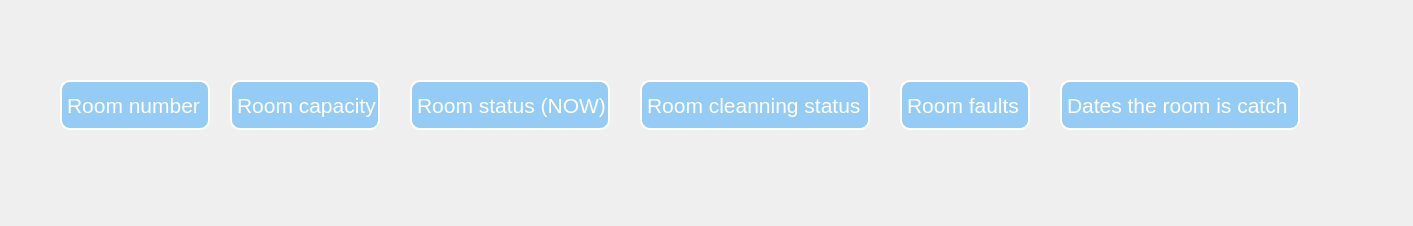
<?xml version="1.0" encoding="UTF-8"?>
<ui version="4.0">
 <class>Form</class>
 <widget class="QWidget" name="Form">
  <property name="geometry">
   <rect>
    <x>0</x>
    <y>0</y>
    <width>1413</width>
    <height>226</height>
   </rect>
  </property>
  <property name="windowTitle">
   <string>Form</string>
  </property>
  <widget class="QFrame" name="frame_titles">
   <property name="enabled">
    <bool>true</bool>
   </property>
   <property name="geometry">
    <rect>
     <x>50</x>
     <y>70</y>
     <width>1290</width>
     <height>80</height>
    </rect>
   </property>
   <property name="sizePolicy">
    <sizepolicy hsizetype="Fixed" vsizetype="Fixed">
     <horstretch>0</horstretch>
     <verstretch>0</verstretch>
    </sizepolicy>
   </property>
   <property name="styleSheet">
    <string notr="true">border:rgb(0, 0, 0);</string>
   </property>
   <property name="frameShape">
    <enum>QFrame::StyledPanel</enum>
   </property>
   <property name="frameShadow">
    <enum>QFrame::Raised</enum>
   </property>
   <widget class="QLabel" name="number_title">
    <property name="geometry">
     <rect>
      <x>10</x>
      <y>10</y>
      <width>150</width>
      <height>50</height>
     </rect>
    </property>
    <property name="styleSheet">
     <string notr="true">border-radius:15px;
font-size:21px;
background-color:rgba(13, 153, 255,0.4);
color: rgb(255, 255, 255);

border:2px solid  rgb(255, 255, 255);
border-radius:10px;</string>
    </property>
    <property name="text">
     <string>Room number</string>
    </property>
   </widget>
   <widget class="QLabel" name="capacity_title">
    <property name="geometry">
     <rect>
      <x>180</x>
      <y>10</y>
      <width>150</width>
      <height>50</height>
     </rect>
    </property>
    <property name="styleSheet">
     <string notr="true">border-radius:15px;
font-size:21px;
background-color:rgba(13, 153, 255,0.4);
color: rgb(255, 255, 255);

border:2px solid  rgb(255, 255, 255);
border-radius:10px;</string>
    </property>
    <property name="text">
     <string>Room capacity</string>
    </property>
   </widget>
   <widget class="QLabel" name="now_status_title">
    <property name="geometry">
     <rect>
      <x>360</x>
      <y>10</y>
      <width>200</width>
      <height>50</height>
     </rect>
    </property>
    <property name="styleSheet">
     <string notr="true">border-radius:15px;
font-size:21px;
background-color:rgba(13, 153, 255,0.4);
color: rgb(255, 255, 255);

border:2px solid  rgb(255, 255, 255);
border-radius:10px;</string>
    </property>
    <property name="text">
     <string>Room status (NOW)</string>
    </property>
   </widget>
   <widget class="QLabel" name="cleanning_status_title">
    <property name="geometry">
     <rect>
      <x>590</x>
      <y>10</y>
      <width>230</width>
      <height>50</height>
     </rect>
    </property>
    <property name="styleSheet">
     <string notr="true">border-radius:15px;
font-size:21px;
background-color:rgba(13, 153, 255,0.4);
color: rgb(255, 255, 255);

border:2px solid  rgb(255, 255, 255);
border-radius:10px;</string>
    </property>
    <property name="text">
     <string>Room cleanning status</string>
    </property>
   </widget>
   <widget class="QLabel" name="faults_title">
    <property name="geometry">
     <rect>
      <x>850</x>
      <y>10</y>
      <width>130</width>
      <height>50</height>
     </rect>
    </property>
    <property name="styleSheet">
     <string notr="true">border-radius:15px;
font-size:21px;
background-color:rgba(13, 153, 255,0.4);
color: rgb(255, 255, 255);

border:2px solid  rgb(255, 255, 255);
border-radius:10px;</string>
    </property>
    <property name="text">
     <string>Room faults</string>
    </property>
   </widget>
   <widget class="QLabel" name="dates_catch_title">
    <property name="geometry">
     <rect>
      <x>1010</x>
      <y>10</y>
      <width>240</width>
      <height>50</height>
     </rect>
    </property>
    <property name="styleSheet">
     <string notr="true">border-radius:15px;
font-size:21px;
background-color:rgba(13, 153, 255,0.4);
color: rgb(255, 255, 255);

border:2px solid  rgb(255, 255, 255);
border-radius:10px;</string>
    </property>
    <property name="text">
     <string>Dates the room is catch</string>
    </property>
   </widget>
   <widget class="QPushButton" name="delete_room_btn">
    <property name="geometry">
     <rect>
      <x>1260</x>
      <y>25</y>
      <width>25</width>
      <height>25</height>
     </rect>
    </property>
    <property name="styleSheet">
     <string notr="true"/>
    </property>
    <property name="text">
     <string/>
    </property>
    <property name="icon">
     <iconset>
      <normaloff>../ICONS/close.png</normaloff>../ICONS/close.png</iconset>
    </property>
    <property name="iconSize">
     <size>
      <width>20</width>
      <height>20</height>
     </size>
    </property>
   </widget>
  </widget>
 </widget>
 <resources/>
 <connections/>
</ui>
